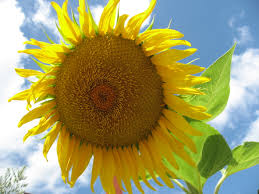
//> input picture sample.jpeg, 259 x 194 px
$ ./addGaussianNoise   (built with g++ and OpenCV 4)
//> lines starting //> are read from the running program, lines starting //| are printed output that depends on the picture
//g++ addGaussianNoise.cpp `pkg-config --libs opencv` -o addGaussianNoise

#include "opencv2/highgui/highgui.hpp"

using namespace cv;

int main(void)
{
	double average = 0.0;
	double standard_deviation = 30.0;
	namedWindow("image", WINDOW_AUTOSIZE);
	Mat image8bit = imread("sample.jpeg");
//> image8bit is the input picture: 194 rows x 259 cols, CV_8UC3; mean B, G, R 100, 157.5, 161
	Mat image16bit, output16bit, output8bit;
	Mat noise(image8bit.size(), CV_16SC3);
	randn(noise, Scalar::all(average), Scalar::all(standard_deviation));
	image8bit.convertTo(image16bit, CV_16SC3);
	addWeighted(noise, 1.0, image16bit, 1.0, 0.0, output16bit);
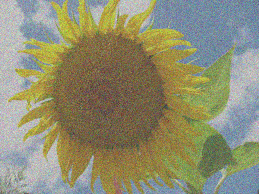
//> output16bit: 194 rows x 259 cols, CV_16SC3; mean B, G, R 99.9, 157.5, 161.1; drawn with min black and max white
	output16bit.convertTo(output8bit, CV_8UC3);
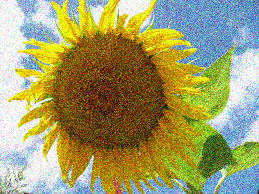
//> output8bit: 194 rows x 259 cols, CV_8UC3; mean B, G, R 102.7, 155.9, 159.4
	imshow("image", output8bit);
	waitKey(0);
}
